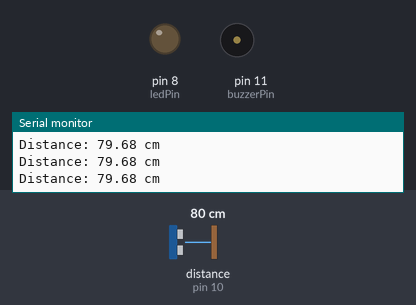
A sketch run on a simulated Arduino Uno, built with avr-gcc and run on an emulated ATmega328P. On the bench: output pins drawn as LEDs (lit = HIGH), buzzer (waves = sounding, pin HIGH), the last lines printed to the serial monitor. Wiring (inferred from the names in the program): ultrasonic range finder: trigger pin 9; echo pin 10. Inputs (shaded band) come from the test bench; at power-on: distance to the obstacle (sensor on pin 10) 80 cm. The echo pulse lasts 58.3 µs per cm; pins used as bus, display or sensor lines are not drawn.

Above: at 1.2 s.
1.3 s: distance to the obstacle (sensor on pin 10) set to 45 cm
2.8 s: distance to the obstacle (sensor on pin 10) set to 38 cm
At 2.92 s:
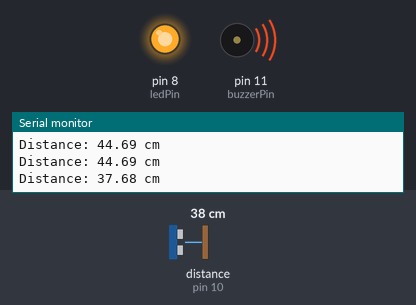
5.8 s: distance to the obstacle (sensor on pin 10) set to 12 cm
8.8 s: distance to the obstacle (sensor on pin 10) set to 9 cm
At 10.0 s:
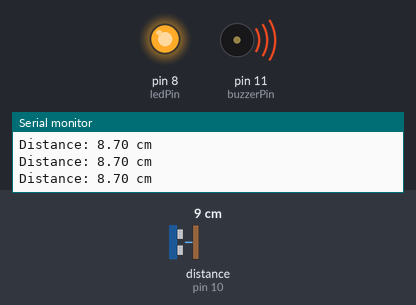
10.3 s: distance to the obstacle (sensor on pin 10) set to 18 cm
At 10.64 s:
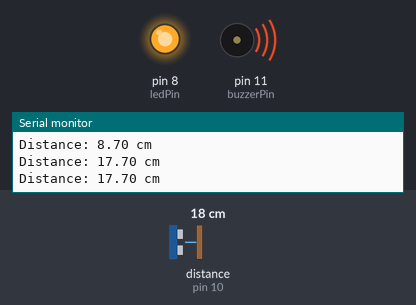
Timing chart, 0 to 14.3 s (numbered marks = the images above; inputs shaded):
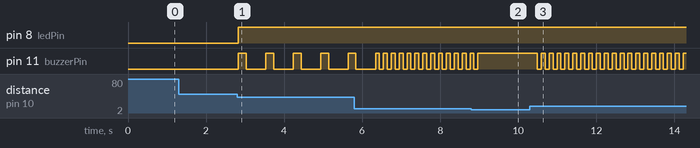

The sketch:

Ultrasonic_Parking_Assistance_System.ino
```cpp
// Ultrasonic Parking Assistance System

const int trigPin = 9;
const int echoPin = 10;
const int ledPin = 8;
const int buzzerPin = 11;

long duration;
float distance;

void setup() {
  pinMode(trigPin, OUTPUT);
  pinMode(echoPin, INPUT);
  pinMode(ledPin, OUTPUT);
  pinMode(buzzerPin, OUTPUT);

  Serial.begin(9600);
}

void loop() {

  // Send ultrasonic pulse
  digitalWrite(trigPin, LOW);
  delayMicroseconds(2);

  digitalWrite(trigPin, HIGH);
  delayMicroseconds(10);

  digitalWrite(trigPin, LOW);

  // Measure return pulse
  duration = pulseIn(echoPin, HIGH, 30000);

  // Convert time to distance in centimeters
  if (duration == 0) {
    distance = 999;
  } else {
    distance = duration * 0.0343 / 2;
  }

  Serial.print("Distance: ");
  Serial.print(distance);
  Serial.println(" cm");

  // VERY CLOSE: continuous warning
  if (distance <= 10) {

    digitalWrite(ledPin, HIGH);
    digitalWrite(buzzerPin, HIGH);
    delay(100);

  }

  // CLOSE: fast beeping
  else if (distance <= 20) {

    digitalWrite(ledPin, HIGH);

    digitalWrite(buzzerPin, HIGH);
    delay(100);

    digitalWrite(buzzerPin, LOW);
    delay(100);

  }

  // APPROACHING: slow beeping
  else if (distance <= 40) {

    digitalWrite(ledPin, HIGH);

    digitalWrite(buzzerPin, HIGH);
    delay(200);

    digitalWrite(buzzerPin, LOW);
    delay(500);

  }

  // SAFE DISTANCE
  else {

    digitalWrite(ledPin, LOW);
    digitalWrite(buzzerPin, LOW);
    delay(100);

  }
}
```

Measured:
- the behaviour switches between 41 and 40 cm on distance to the obstacle (sensor on pin 10) (found by bisection; images 0 and 1)
- the behaviour switches between 11 and 10 cm on distance to the obstacle (sensor on pin 10) (found by bisection; images 1 and 2)
- after the input at 2.8 s, pin 8 (ledPin): LOW → HIGH at once; pin 11 (buzzerPin): alternates HIGH for 0.20 s and LOW for 0.50 s, starting at once
- after the input at 8.8 s, pin 11 (buzzerPin): goes on until 9.0 s, then stays HIGH
- after the input at 10.3 s, pin 11 (buzzerPin): alternates HIGH for 0.10 s and LOW for 0.10 s, starting after 0.19 s
